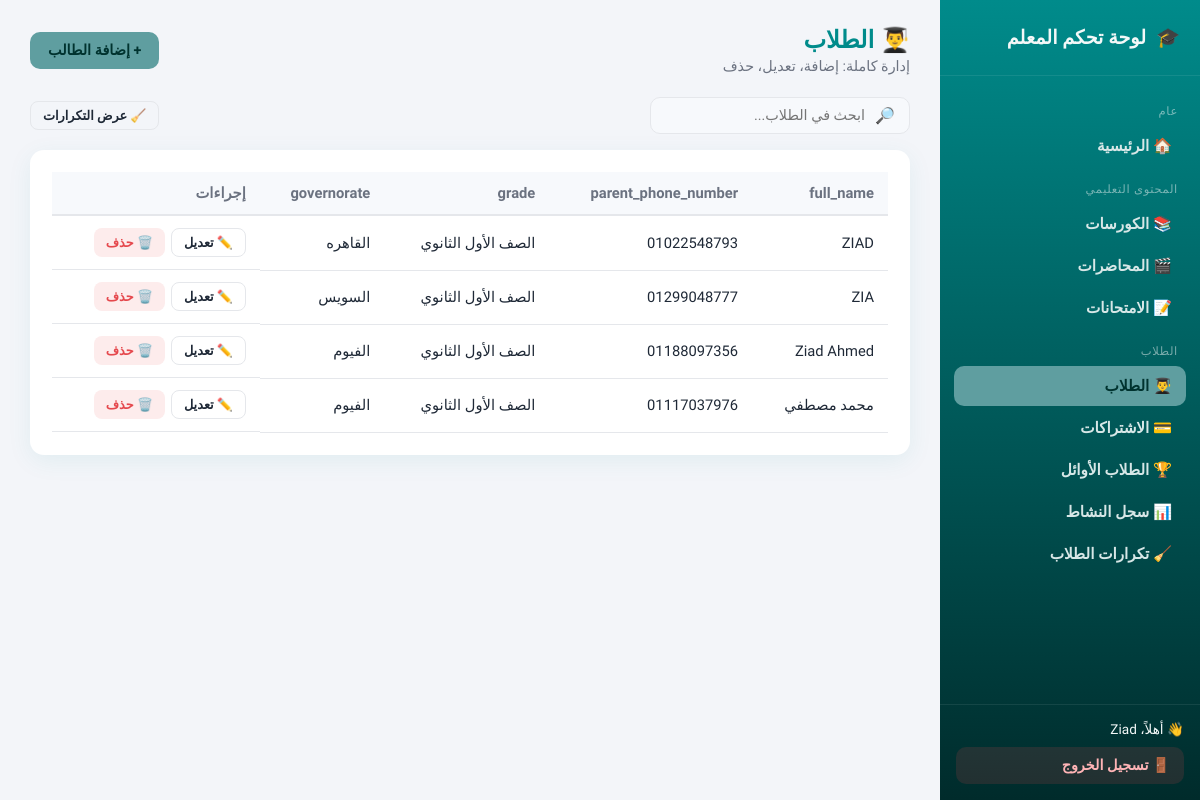
/dashboard/students/ (signed in), run on an earlier commit of the app's database.
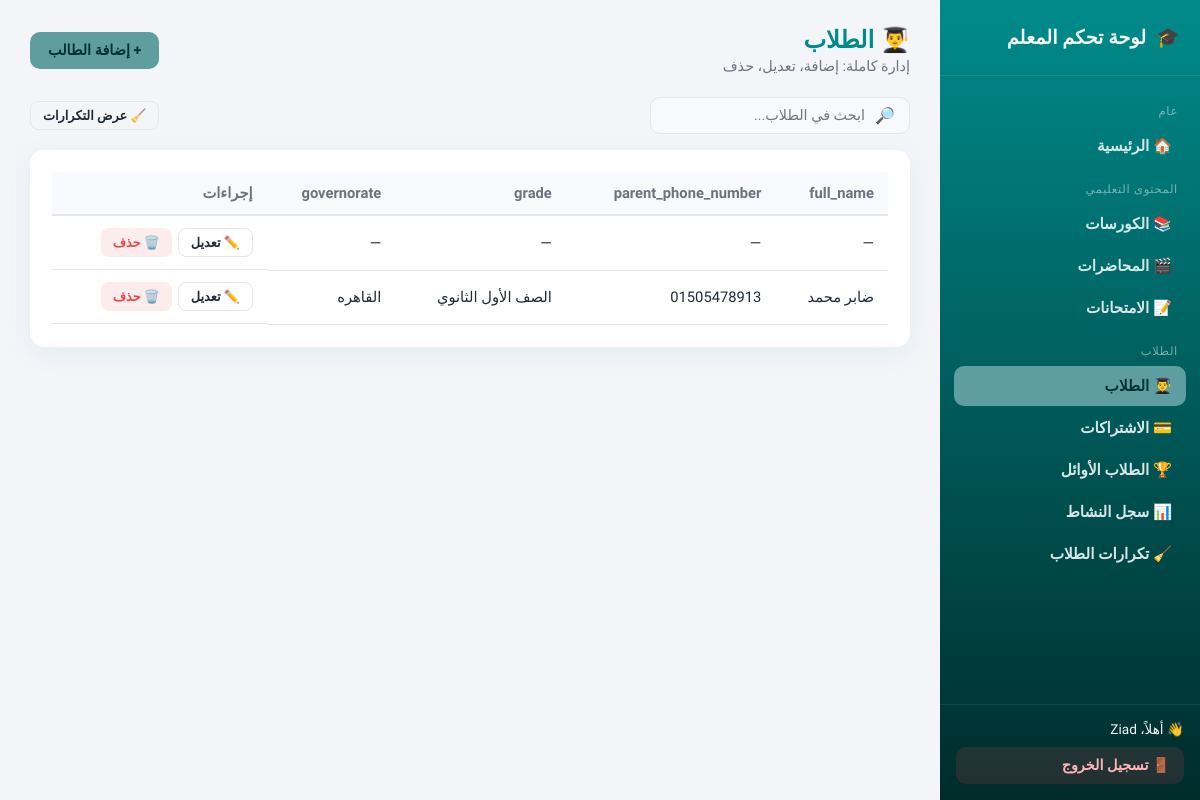
And on a later commit of the database.
### accounts/models.py (models this page shows, shortened)
class Student(models.Model):
    user = models.OneToOneField(User, on_delete=models.CASCADE, null=True, blank=True)
    full_name = models.CharField(max_length=150, verbose_name="الاسم رباعي")
    parent_phone_number = models.CharField(max_length=15, unique=True, verbose_name="رقم هاتف ولي الأمر")
    governorate = models.CharField(max_length=100, verbose_name="المحافظة")
    grade = models.CharField(
        max_length=50,
        verbose_name="الصف الدراسي",
        choices=[
            ('1', 'الصف الأول الثانوي'),
            ('2', 'الصف الثاني الثانوي'),
            ('3', 'الصف الثالث الثانوي'),
            ('4', 'أولى إعدادي'),
            ('5', 'تانية إعدادي'),
            ('6', 'تالته إعدادي'),
        ]
    )
    password = models.CharField(max_length=128, verbose_name="كلمة المرور", default='default_password')
    courses = models.ManyToManyField(Course, related_name='student_courses', verbose_name="الكورسات", blank=True)
    viewed_lectures = models.ManyToManyField('content.Lecture', related_name='students_who_watched', verbose_name="المحاضرات المشاهدة", blank=True)
    attempted_exams = models.ManyToManyField('content.Exam', related_name='students_who_attempted', verbose_name="الامتحانات المجربة", blank=True)
    videos_watched = models.PositiveIntegerField(default=0, verbose_name="عدد الفيديوهات المشاهدة")
    exams_completed = models.PositiveIntegerField(default=0, verbose_name="عدد الاختبارات المنهية")
    average_score = models.FloatField(default=0.0, verbose_name="متوسط النتائج")
    total_lecture_time = models.PositiveIntegerField(default=0, verbose_name="إجمالي مدة المحاضرات (بالدقائق)")
    total_video_views = models.PositiveIntegerField(default=0, verbose_name="إجمالي عدد مرات مشاهدة الفيديوهات")
    total_exam_views = models.PositiveIntegerField(default=0, verbose_name="إجمالي عدد مرات فتح الاختبارات")
    total_exam_completions = models.PositiveIntegerField(default=0, verbose_name="إجمالي عدد مرات إنهاء الاختبارات")

### dashboard/views.py (the view)
# urls.py: path('<str:model_slug>/', views.generic_list, name='list'),
@staff_required
def generic_list(request, model_slug):
    config = _config_or_404(model_slug)
    model = config['model']
    qs = model.objects.all().order_by('-id')
    query = request.GET.get('q', '').strip()
    if query and config.get('search_fields'):
        q_filter = Q()
        for field_name in config['search_fields']:
            q_filter |= Q(**{f'{field_name}__icontains': query})
        qs = qs.filter(q_filter)
    return render(request, 'dashboard/generic_list.html', {
        'config': config,
        'model_slug': model_slug,
        'objects': qs,
        'query': query,
        'active_nav': model_slug,
    })

### accounts/context_processors.py (called while the page is built)
def student_session(request):
    is_registered = request.session.get("is_registered", False)
    student_name = request.session.get("student_name", None)
    student_obj = None
    student_id = request.session.get("student_id")
    if student_id:
        try:
            student_obj = Student.objects.filter(id=student_id).first()
        except Exception:
            student_obj = None
    return {
        "is_registered": is_registered,
        "student_name": student_name,
        "student": student_obj,
    }

### dashboard/registry.py (called while the page is built)
def get_config(model_slug):
    return REGISTRY.get(model_slug)

### dashboard/views.py (called while the page is built)
def _config_or_404(model_slug):
    config = get_config(model_slug)
    if not config:
        raise Http404("قسم غير موجود")
    return config

### dashboard/templates/dashboard/generic_list.html (shortened to what this page needs)
{% extends "dashboard/base.html" %}
{% load dashboard_extras %}
{% block content %}
<div class="dash-topbar">
  <div>
    <h1>{{ config.icon }} {{ config.label }}</h1>
    <div class="subtitle">إدارة كاملة: إضافة، تعديل، حذف</div>
  </div>
  <a class="btn btn-primary" href="{% url 'dashboard:add' model_slug %}">+ إضافة {{ config.label_singular }}</a>
</div>
{% if config.search_fields %}
<div class="toolbar">
  <form class="search-box" method="get">
    <span>🔎</span>
    <input type="text" name="q" placeholder="ابحث في {{ config.label }}..." value="{{ query }}" />
  </form>
  {% if model_slug == 'students' %}
    <a class="btn btn-outline btn-sm" href="{% url 'dashboard:student_duplicates' %}">🧹 عرض التكرارات</a>
  {% endif %}
</div>
{% endif %}
<div class="panel">
  {% if objects %}
  <div class="table-wrap">
    <table class="dash-table">
      <thead>
        <tr>
          {% for field in config.list_fields %}
            <th>{{ field }}</th>
          {% endfor %}
          <th>إجراءات</th>
        </tr>
      </thead>
      <tbody>
        {% for obj in objects %}
        <tr>
          {% for field in config.list_fields %}
            <td>
              {% if field == 'is_active' %}
                {% if obj.is_active %}<span class="badge green">مفعّل</span>{% else %}<span class="badge red">غير مفعّل</span>{% endif %}
              {% else %}
                {{ obj|get_attr:field }}
              {% endif %}
            </td>
          {% endfor %}
          <td class="actions-cell">
            <a class="btn btn-outline btn-sm" href="{% url 'dashboard:edit' model_slug obj.pk %}">✏️ تعديل</a>
            <a class="btn btn-danger btn-sm" href="{% url 'dashboard:delete' model_slug obj.pk %}">🗑️ حذف</a>
          </td>
        </tr>
        {% endfor %}
      </tbody>
    </table>
  </div>
  {% else %}
    <div class="empty-state">
      <div class="emoji">📭</div>
      لا توجد بيانات بعد. اضغط "إضافة {{ config.label_singular }}" للبدء.
    </div>
  {% endif %}
</div>
{% endblock %}

What changed in the data, as far as the page shows it:
removed Student: list_fields "ZIAD" "01022548793" "الصف الأول الثانوي" "القاهره"
removed Student: list_fields "ZIA" "01299048777" "الصف الأول الثانوي" "السويس"
removed Student: list_fields "Ziad Ahmed" "01188097356" "الصف الأول الثانوي" "الفيوم"
removed Student: list_fields "محمد مصطفي" "01117037976" "الصف الأول الثانوي" "الفيوم"
added Student: list_fields "—" "—" "—" "—"
added Student: list_fields "ضابر محمد" "01505478913" "الصف الأول الثانوي" "القاهره"
